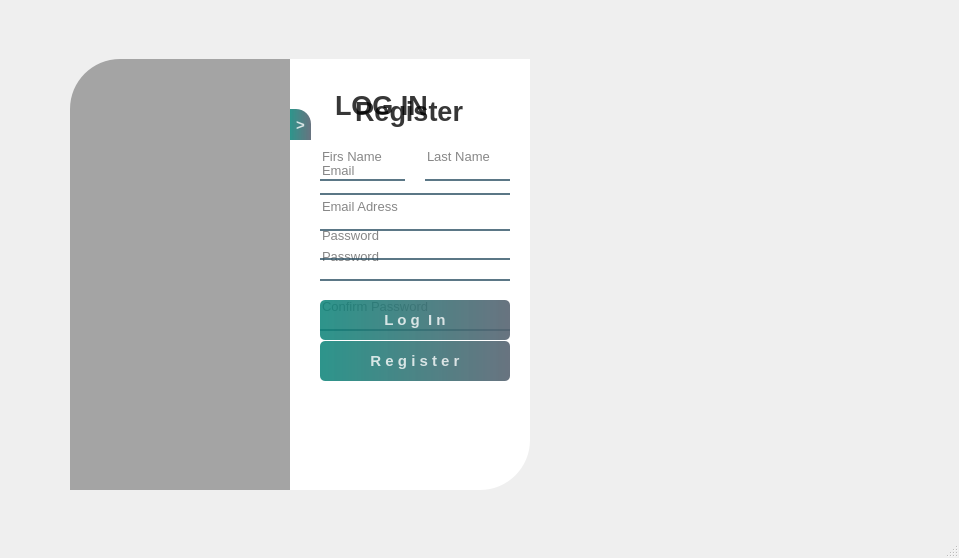
<?xml version="1.0" encoding="UTF-8"?>
<ui version="4.0">
 <class>MainWindow</class>
 <widget class="QMainWindow" name="MainWindow">
  <property name="geometry">
   <rect>
    <x>0</x>
    <y>0</y>
    <width>959</width>
    <height>558</height>
   </rect>
  </property>
  <property name="windowTitle">
   <string>MainWindow</string>
  </property>
  <widget class="QWidget" name="centralwidget">
   <widget class="QWidget" name="widget" native="true">
    <property name="geometry">
     <rect>
      <x>30</x>
      <y>30</y>
      <width>550</width>
      <height>500</height>
     </rect>
    </property>
    <property name="styleSheet">
     <string notr="true">QPushButton#pushButton, #pushButton_6,#pushButton_8{	
	background-color: qlineargradient(spread:pad, x1:0, y1:0, x2:1, y2:0, stop:0 rgba(11, 131, 120, 219), stop:1 rgba(85, 98, 112, 226));
	color:rgba(255,255,255,200);
	border-radius:5px;
}
QPushButton#pushButton:hover, #pushButton_6:hover,#pushButton_8:hover{
	background-color: qlineargradient(spread:pad, x1:0, y1:0, x2:1, y2:0, stop:0 rgba(150, 123, 111, 219), stop:1 rgba(85, 81, 84, 226));
}
QPushButton#pushButton:pressed, #pushButton_6:pressed,#pushButton_8:pressed{
	padding-left:5px;
	padding-top:5px;
	background-color:rgba(150,123,11,255);
}


QPushButton#pushButton_2{	
	background-color:rgba(0,0,0,0);
	color:rgba(85,98,112,255);
}
QPushButton#pushButton_2:hover{
	color:rgba(131,96,53,255);
}
QPushButton#pushButton_2:pressed{
	padding-left:5px;
	padding-top:5px;
	color:rgba(91,88,53,255);
}


</string>
    </property>
    <widget class="QLabel" name="label">
     <property name="geometry">
      <rect>
       <x>40</x>
       <y>29</y>
       <width>280</width>
       <height>431</height>
      </rect>
     </property>
     <property name="styleSheet">
      <string notr="true">background-color:rgba(0,0,0,80);
border-image: url(:/images/dna_gunu-min.jpg);
border-top-left-radius: 50px;</string>
     </property>
     <property name="text">
      <string/>
     </property>
    </widget>
    <widget class="QLabel" name="label_2">
     <property name="geometry">
      <rect>
       <x>260</x>
       <y>29</y>
       <width>240</width>
       <height>431</height>
      </rect>
     </property>
     <property name="styleSheet">
      <string notr="true">background-color: rgb(255, 255, 255);
border-bottom-right-radius: 50px;</string>
     </property>
     <property name="text">
      <string/>
     </property>
    </widget>
    <widget class="QWidget" name="widget_3" native="true">
     <property name="geometry">
      <rect>
       <x>275</x>
       <y>51</y>
       <width>220</width>
       <height>381</height>
      </rect>
     </property>
     <widget class="QPushButton" name="pushButton_6">
      <property name="geometry">
       <rect>
        <x>15</x>
        <y>260</y>
        <width>190</width>
        <height>40</height>
       </rect>
      </property>
      <property name="font">
       <font>
        <pointsize>11</pointsize>
        <weight>75</weight>
        <bold>true</bold>
       </font>
      </property>
      <property name="text">
       <string>R e g i s t e r</string>
      </property>
     </widget>
     <widget class="QLineEdit" name="lineEdit_3">
      <property name="geometry">
       <rect>
        <x>15</x>
        <y>110</y>
        <width>190</width>
        <height>40</height>
       </rect>
      </property>
      <property name="font">
       <font>
        <pointsize>10</pointsize>
       </font>
      </property>
      <property name="styleSheet">
       <string notr="true">background-color:rgba(0,0,0,0);
border: none;
border-bottom:2px solid rgba(46,82,101,200);
color:rgba(0,0,0,240);
padding-bottom:7px;</string>
      </property>
      <property name="echoMode">
       <enum>QLineEdit::Normal</enum>
      </property>
      <property name="placeholderText">
       <string>Email Adress</string>
      </property>
     </widget>
     <widget class="QLineEdit" name="lineEdit_4">
      <property name="geometry">
       <rect>
        <x>15</x>
        <y>60</y>
        <width>85</width>
        <height>40</height>
       </rect>
      </property>
      <property name="font">
       <font>
        <pointsize>10</pointsize>
       </font>
      </property>
      <property name="styleSheet">
       <string notr="true">background-color:rgba(0,0,0,0);
border: none;
border-bottom:2px solid rgba(46,82,101,200);
color:rgba(0,0,0,240);
padding-bottom:7px;</string>
      </property>
      <property name="placeholderText">
       <string>Firs Name</string>
      </property>
     </widget>
     <widget class="QLabel" name="label_5">
      <property name="geometry">
       <rect>
        <x>50</x>
        <y>10</y>
        <width>150</width>
        <height>40</height>
       </rect>
      </property>
      <property name="font">
       <font>
        <pointsize>20</pointsize>
        <weight>75</weight>
        <bold>true</bold>
       </font>
      </property>
      <property name="styleSheet">
       <string notr="true">color:rgba(0,0,0,200);</string>
      </property>
      <property name="text">
       <string>Register</string>
      </property>
     </widget>
     <widget class="QLineEdit" name="lineEdit_5">
      <property name="geometry">
       <rect>
        <x>120</x>
        <y>60</y>
        <width>85</width>
        <height>40</height>
       </rect>
      </property>
      <property name="font">
       <font>
        <pointsize>10</pointsize>
       </font>
      </property>
      <property name="styleSheet">
       <string notr="true">background-color:rgba(0,0,0,0);
border: none;
border-bottom:2px solid rgba(46,82,101,200);
color:rgba(0,0,0,240);
padding-bottom:7px;</string>
      </property>
      <property name="placeholderText">
       <string>Last Name</string>
      </property>
     </widget>
     <widget class="QLineEdit" name="lineEdit_6">
      <property name="geometry">
       <rect>
        <x>15</x>
        <y>160</y>
        <width>190</width>
        <height>40</height>
       </rect>
      </property>
      <property name="font">
       <font>
        <pointsize>10</pointsize>
       </font>
      </property>
      <property name="styleSheet">
       <string notr="true">background-color:rgba(0,0,0,0);
border: none;
border-bottom:2px solid rgba(46,82,101,200);
color:rgba(0,0,0,240);
padding-bottom:7px;</string>
      </property>
      <property name="echoMode">
       <enum>QLineEdit::Password</enum>
      </property>
      <property name="placeholderText">
       <string>Password</string>
      </property>
     </widget>
     <widget class="QLineEdit" name="lineEdit_7">
      <property name="geometry">
       <rect>
        <x>15</x>
        <y>210</y>
        <width>190</width>
        <height>40</height>
       </rect>
      </property>
      <property name="font">
       <font>
        <pointsize>10</pointsize>
       </font>
      </property>
      <property name="styleSheet">
       <string notr="true">background-color:rgba(0,0,0,0);
border: none;
border-bottom:2px solid rgba(46,82,101,200);
color:rgba(0,0,0,240);
padding-bottom:7px;</string>
      </property>
      <property name="echoMode">
       <enum>QLineEdit::Password</enum>
      </property>
      <property name="placeholderText">
       <string>Confirm Password</string>
      </property>
     </widget>
    </widget>
    <widget class="QWidget" name="widget_2" native="true">
     <property name="geometry">
      <rect>
       <x>270</x>
       <y>30</y>
       <width>220</width>
       <height>315</height>
      </rect>
     </property>
     <widget class="QPushButton" name="pushButton">
      <property name="geometry">
       <rect>
        <x>20</x>
        <y>240</y>
        <width>190</width>
        <height>40</height>
       </rect>
      </property>
      <property name="font">
       <font>
        <pointsize>11</pointsize>
        <weight>75</weight>
        <bold>true</bold>
       </font>
      </property>
      <property name="text">
       <string>L o g  I n</string>
      </property>
     </widget>
     <widget class="QLineEdit" name="lineEdit_2">
      <property name="geometry">
       <rect>
        <x>20</x>
        <y>160</y>
        <width>190</width>
        <height>40</height>
       </rect>
      </property>
      <property name="font">
       <font>
        <pointsize>10</pointsize>
       </font>
      </property>
      <property name="styleSheet">
       <string notr="true">background-color:rgba(0,0,0,0);
border: none;
border-bottom:2px solid rgba(46,82,101,200);
color:rgba(0,0,0,240);
padding-bottom:7px;</string>
      </property>
      <property name="echoMode">
       <enum>QLineEdit::Password</enum>
      </property>
      <property name="placeholderText">
       <string>Password</string>
      </property>
     </widget>
     <widget class="QLineEdit" name="lineEdit">
      <property name="geometry">
       <rect>
        <x>20</x>
        <y>95</y>
        <width>190</width>
        <height>40</height>
       </rect>
      </property>
      <property name="font">
       <font>
        <pointsize>10</pointsize>
       </font>
      </property>
      <property name="styleSheet">
       <string notr="true">background-color:rgba(0,0,0,0);
border: none;
border-bottom:2px solid rgba(46,82,101,200);
color:rgba(0,0,0,240);
padding-bottom:7px;</string>
      </property>
      <property name="placeholderText">
       <string>Email</string>
      </property>
     </widget>
     <widget class="QLabel" name="label_3">
      <property name="geometry">
       <rect>
        <x>35</x>
        <y>25</y>
        <width>150</width>
        <height>40</height>
       </rect>
      </property>
      <property name="font">
       <font>
        <pointsize>20</pointsize>
        <weight>75</weight>
        <bold>true</bold>
       </font>
      </property>
      <property name="styleSheet">
       <string notr="true">color:rgba(0,0,0,200);</string>
      </property>
      <property name="text">
       <string>LOG IN</string>
      </property>
     </widget>
    </widget>
    <widget class="QPushButton" name="pushButton_8">
     <property name="geometry">
      <rect>
       <x>260</x>
       <y>79</y>
       <width>21</width>
       <height>31</height>
      </rect>
     </property>
     <property name="font">
      <font>
       <pointsize>11</pointsize>
       <weight>75</weight>
       <bold>true</bold>
      </font>
     </property>
     <property name="styleSheet">
      <string notr="true">border-radius:0px;
border-top-right-radius:15px;
bordor-bottom-right-radius:15px;


</string>
     </property>
     <property name="text">
      <string>&gt;</string>
     </property>
     <property name="checkable">
      <bool>true</bool>
     </property>
    </widget>
   </widget>
  </widget>
  <widget class="QMenuBar" name="menubar">
   <property name="geometry">
    <rect>
     <x>0</x>
     <y>0</y>
     <width>959</width>
     <height>26</height>
    </rect>
   </property>
  </widget>
  <widget class="QStatusBar" name="statusbar"/>
 </widget>
 <resources>
  <include location="../Nükleotits/RES.qrc"/>
 </resources>
 <connections/>
</ui>
